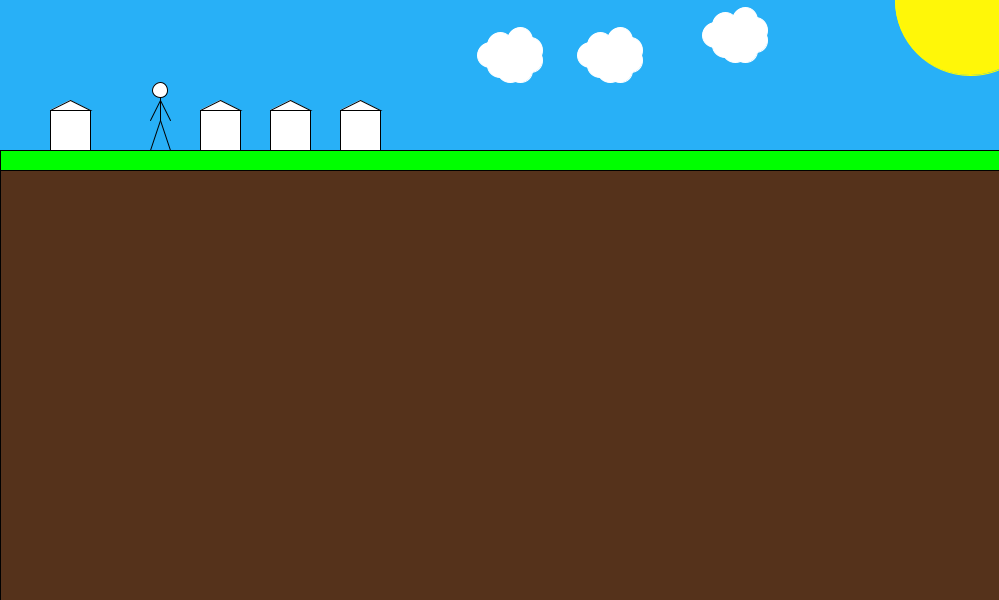
Frame 1 (no input)
Frame 60 (the mouse pressed at the canvas centre just before this capture): identical to frame 1, image omitted
Frame 120 (the mouse held since frame 60 and released just before this capture): identical to frame 1, image omitted

The Processing sketch that drew this single still picture (run headless with seeded random() and noise(); from frame 60 on, the mouse is pressed at the canvas centre):

// Processing sketch: processing_114101
// ── processing_114101.pde


void setup() {
  size(999, 600);
}
void draw() {
  
//landskab, sol, baggrund
  
  
//jord

  background(40, 176, 247);
  fill(85, 50, 27);
  rect(0, 150, 999, 999);
  fill(255, 255, 255);
  line(0, 150, 999, 150);
  fill(255, 247, 8);
  
//sol
  
  stroke(255, 255, 0);
  ellipse(970, 0, 150, 150);
  stroke(0, 0, 0);
  fill(255, 255, 255);
  fill(0, 255, 0);
  rect(0, 150, 999, 20);
  fill(255, 255, 255);
  
//stickman
  
  line(150, 150, 160, 120);
  line(160, 120, 170, 150);
  line(160, 120, 160, 100);
  line(160, 100, 150, 120);
  line(160, 100, 170, 120);
  line(160, 100, 160, 95);
  ellipse(160, 90, 15, 15);

//flere skyer

  skyer(0,0);
  skyer(-100,0);
  skyer(125,-20);
  
//flere huse
  
  tegnhus(0, 10);
  tegnhus(150, 10);
  tegnhus(220, 10);
  tegnhus(290, 10);
}

//huse

void tegnhus(int x, int y) {

  rect(50+x, 100+y, 40, 40);
  beginShape();
  vertex(50+x, 100+y);
  vertex(90+x, 100+y);
  vertex(70+x, 90+y);
  vertex(50+x, 100+y);
  endShape();
}

//skyer

void skyer(int x, int y) {

  stroke(255, 255, 255);
  ellipse(620+x, 40+y, 25, 25);
  ellipse(630+x, 50+y, 25, 25);
  ellipse(630+x, 60+y, 25, 25);
  ellipse(620+x, 70+y, 25, 25);
  ellipse(610+x, 70+y, 25, 25);
  ellipse(600+x, 65+y, 25, 25);
  ellipse(590+x, 55+y, 25, 25);
  ellipse(600+x, 50+y, 25, 25);
  ellipse(600+x, 45+y, 25, 25);
  ellipse(610+x, 50+y, 25, 25);
  stroke(0, 0, 0);
}
